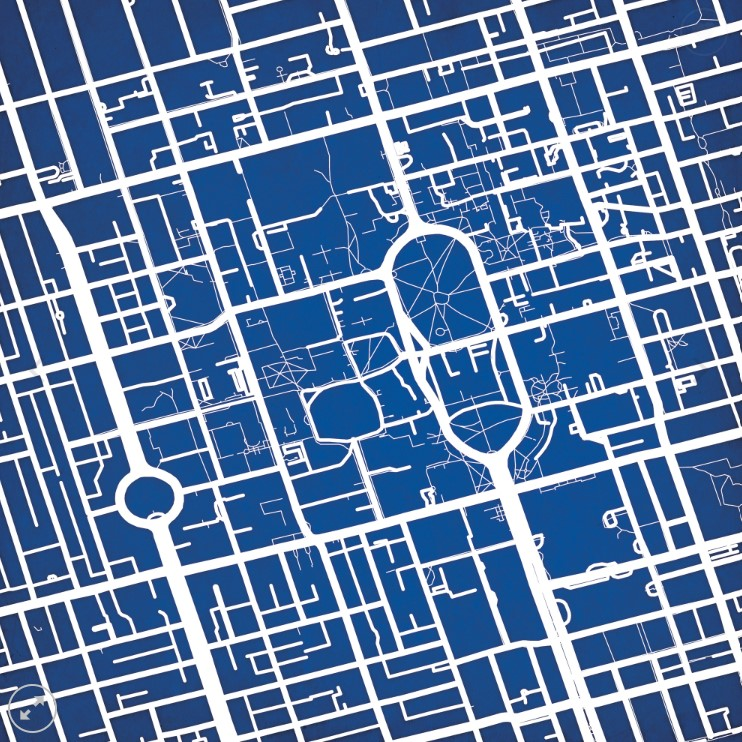
#> input picture images/map3.jpg, 742 x 742 px
$ python master.py
#> lines starting #> are read from the running program, lines starting #| are printed output that depends on the picture; after the words box and inside, x2 and y2 are one past the last pixel; in counts of white or black regions, pixels touching at a corner belong together
### imageProcess.py
import numpy as np
import cv2 as cv
import os

totalNodes = 500
sensitivityC = 0.2
friendGap = 20

def imgProc(totalNodes, sensitivityC, friendGap) -> None:
#> called with totalNodes = 500, sensitivityC = 0.2, friendGap = 20
    img = cv.imread('images/map3.jpg')
#> img is the input picture: shape (742, 742, 3); mean B, G, R 166.6, 125.7, 95.5

    def crop(img):      # CROP THE IMAGE FIRST
        if(img.shape[1] > img.shape[0]):   # width > height
            img = img[0:img.shape[0], 0:img.shape[0]]
        elif (img.shape[1] < img.shape[0]):  # height > width
            img = img[0:img.shape[1], 0:img.shape[1]]

        return img

    img = crop(img)     # resize image to fit global 742 size
    scaleFactor = int(img.shape[1]/742)
#> scaleFactor = 1
    width = int(img.shape[1] * scaleFactor)
#> width = 742
    height = int(img.shape[0] * scaleFactor)
#> height = 742

    img = cv.resize(img, (width, height), interpolation=cv.INTER_AREA)
    # rescale image to 742 x 742

    gray = gray = cv.cvtColor(img, cv.COLOR_BGR2GRAY)
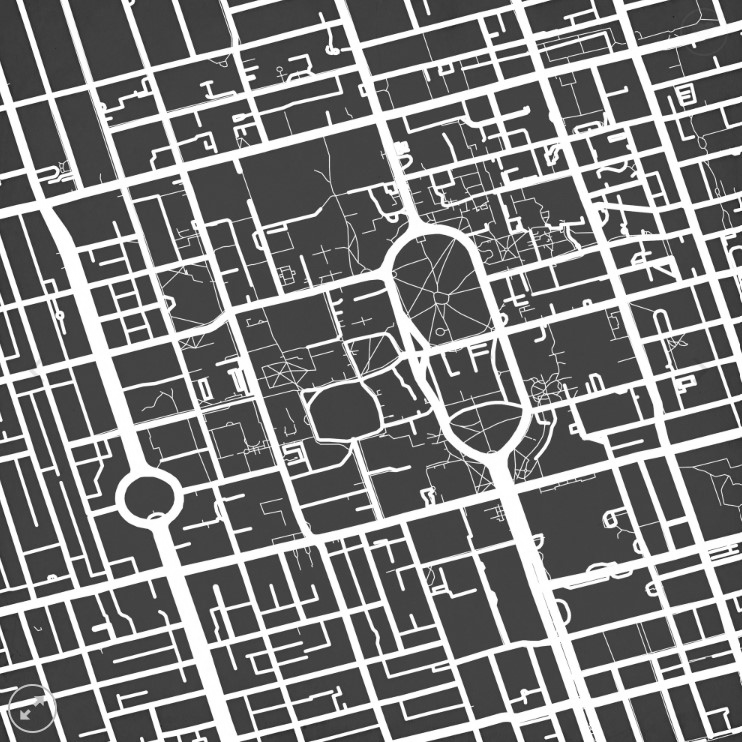
#> gray: shape (742, 742); min 29, max 255, mean 121.3
    threshold, thresh = cv.threshold(gray, 240, 255, cv.THRESH_BINARY )
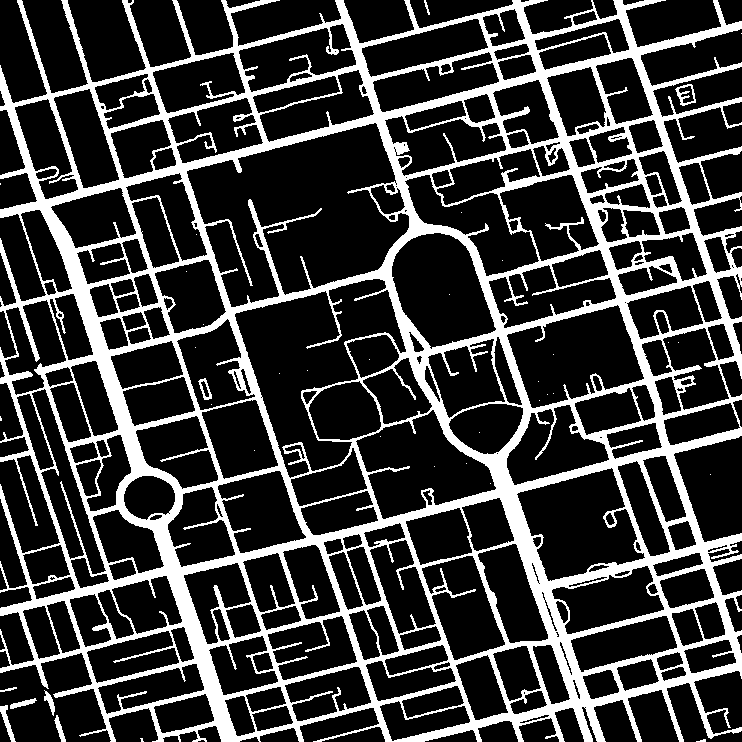
#> thresh: shape (742, 742); 23.1% white; 39 white regions (30 under 20 px), largest, box (x1, y1, x2, y2) and area: (0, 0, 742, 742) 126301, (0, 705, 16, 742) 197, (675, 84, 696, 106) 184

    blur = cv.GaussianBlur(thresh, (5,5), cv.BORDER_DEFAULT)
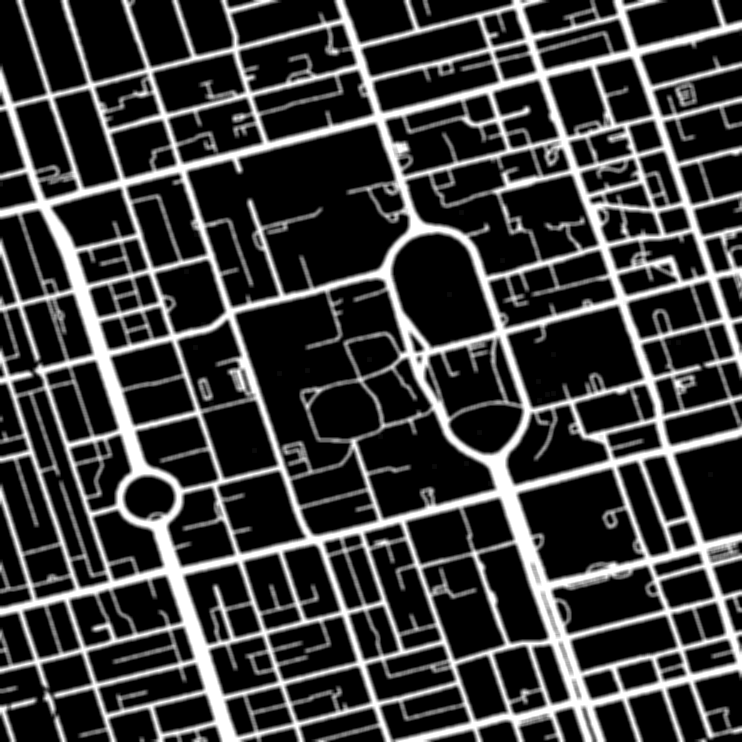
#> blur: shape (742, 742); min 0, max 255, mean 59

    # cv.imshow("blur", blur)

    corners = cv.goodFeaturesToTrack(blur, totalNodes, sensitivityC, friendGap)
#> corners = 395 rows, first 8: [239, 170], [209, 144], [388, 187], [149, 90], [596, 126], [393, 217], [239, 130], [624, 236]

    for corner in corners:
        x, y = corner.ravel()
        cv.circle(img, (int(x), int(y)), 5, (0, 0, 255), -1)
#> this loop made 395 passes
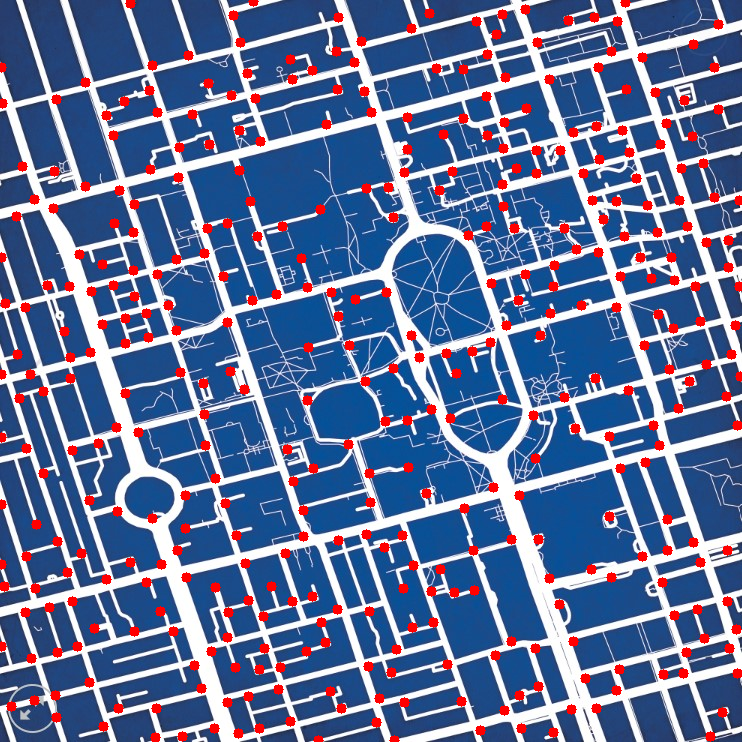
#> img: shape (742, 742, 3); 5.74% of pixels changed, all inside (x1, y1, x2, y2) = (0, 0, 742, 742)
    # cv.imshow("coordinates", img)

    newCorners = []
    for i in range(len(corners)):
        newCorners.append([corners[i][0][0], corners[i][0][1]])
#> after the loop, newCorners = 395 pairs, first value 1 to 740, second value 1 to 740

    return newCorners

    # [11 lines of commented-out code are left out]

### graphMaker.py
import math
import copy

#graph creation setttings
friendD = 10
angleTolerance = math.pi/8
calLength = 4

def distanceTwoPoints(P, Q):
    return (((P[0]-Q[0])**2 + (P[1]-Q[1])**2)**(1/2))

def insertList(L, element, elementIndex):
    length = len(L[0])

    for i in range(length-1, 0, -1):
        if L[1][i-1] < element < L[1][i]:
            L[0].insert(i, elementIndex)
            L[1].insert(i, element)
            break

    if element < L[1][0]:
            L[0].insert(0, elementIndex)
            L[1].insert(0, element)

    return [L[0][0:length], L[1][0:length]]

def makeAngle(dy, dx):
    try:
        angle = math.atan(dy/dx)
        return angle
    except:
        return math.pi/2

def weightAngles(angles, tolerance):
    adj = [[angles[0][0], angles[0][1], angles[0][2]]]
    for i in range(len(angles)):
        grouped = False
        for j in range(len(adj)):
            if abs(angles[i][1] - adj[j][1]) < (tolerance):
                grouped = True

                #assign the closer
                if adj[j][2] < angles[i][2]:
                    adj[j] = angles[i]

        if not grouped:
            adj.append(angles[i])


    return adj

def makeGraph(nodes, friendD, angleTolerance, calLength):
    # [14 lines of commented-out code are left out]

    graph = [[]]*len(nodes)

    graphrow = [9999]*len(nodes)

    for i in range(len(nodes)):
        graph[i] = copy.deepcopy(graphrow)
    ##what the fuck why is aliasing a thing this shit took like an hour to debug

    '''
    output = open('pregraph.txt', "a")

    for i in range(len(graph)):
        output.write("[")
        for j in range(len(graph[i])):
            output.write(str(graph[i][j]))
            if j != len(graph[i]):
                output.write(", ")
        output.write("]\n")

    output.close()
    '''

    for i in range(len(nodes)):

        closestFour = [["A"]*calLength, [9999]*calLength]
        closestNodes = [[], []]

        for j in range(len(nodes)):
            distances = distanceTwoPoints(nodes[i], nodes[j])
            if i != j:
                distances = distanceTwoPoints(nodes[i], nodes[j])
                #print(distances)
                if distances < friendD:
                    closestNodes[0].append(j)
                    closestNodes[1].append(distances)

            #print (i, j, distances)

        for j in range(len(nodes)):
            distances = distanceTwoPoints(nodes[i], nodes[j])
            if i != j and (distances not in closestNodes[0]):
                closestFour = insertList(closestFour, distances, j)


        angles = []
        listAdj = []
        #angles = [[index, angle, distance]]

        #print(closestNodes, closestFour)

        for k in range(len(closestNodes[0])):
            dx = nodes[i][0] - nodes[closestNodes[0][k]][0]
            dy = nodes[i][1] - nodes[closestNodes[0][k]][1]
            angles.append([closestNodes[0][k], makeAngle(dy, dx), distanceTwoPoints(nodes[i], nodes[closestNodes[0][k]])])

        for k in range(calLength):
            dx = nodes[i][0] - nodes[closestFour[0][k]][0]
            dy = nodes[i][1] - nodes[closestFour[0][k]][1]
            angles.append([closestFour[0][k], makeAngle(dy, dx), distanceTwoPoints(nodes[i], nodes[closestFour[0][k]])])

        listAdj = weightAngles(angles, angleTolerance)
        #print(listAdj)


        #add adjacency to that node for the graph
        #adjList = [[index, angle, distance]]  (same as angles)
        for j in range(len(listAdj)):
            graph[i][listAdj[j][0]] = listAdj[j][2]
            graph[listAdj[j][0]][i] = listAdj[j][2]


    #print(graph[0])

    output = open('graph.txt', "a")

    for i in range(len(graph)):
        output.write("[")
        for j in range(len(graph[i])):
            output.write(str(graph[i][j]))
            if j != len(graph[i]):
                output.write(", ")
        output.write("]\n")

    output.close()

    return graph


#weighted average stuff, not useful >:(

'''
intervals = [0]*8

for i in range(len(angles)):
    if angles[i] < 0:
        angles[i] += math.pi

    red = angles[i]

    val = 8
    while red >= 0:
        red -= math.pi/8
        val -= 1

    intervals[val] += 1

#finding the common slopes
peaks = []
prevM = intervals[0] - intervals[7]
for i in range(len(intervals) - 1):
    curM = intervals[i+1] - intervals[i]

    if prevM > 0 and curM < 0:
        peaks.append(i)

    prevM = curM

curM = intervals[0] - intervals[7]

if prevM > 0 and curM < 0:
    peaks.append(7)

#peaks is probably 2 indices

m1=((angles[peaks[0]-1]*(peaks[0]-1)*math.pi/8) + (angles[peaks[0]]*(peaks[0])*math.pi/8) + (angles[peaks[0]+1]*(peaks[0]+1)*math.pi/8))/(angles[peaks[0]-1] + angles[peaks[0]] + angles[peaks[0]+1])
m2=((angles[peaks[1]-1]*(peaks[1]-1)*math.pi/8) + (angles[peaks[1]]*(peaks[1])*math.pi/8) + (angles[peaks[1]+1]*(peaks[1]+1)*math.pi/8))/(angles[peaks[1]-1] + angles[peaks[1]] + angles[peaks[1]+1])

weightedM = [m1, m2]

'''

### pathFind.py
def pathfinder(start: int, dist: float, graph: list[list[int]]) -> list[int]:
    """Docstring"""
    half = dist / 2
    visited = set()
    visited.add(start)

    return find_path(start, half, visited, graph)[1]

def find_path(start: int, dist: float, visited: set[int], graph: list[list[int]]) -> list:
    """Docstring"""
    path = [start]
    v = visited.copy()

    best_so_far = []
    best_length = 0

    for adj in range(len(graph[start])):
        if adj in v:
            continue

        l = graph[start][adj]

        if l >= 9999:
            continue

        if abs(dist - l) > abs(dist - best_length):
            continue
        elif dist == l:
            path.append(adj)
            return (True, path)

        v.add(adj)
        res = find_path(adj, dist - l, v, graph)
        if res[0]:
            path = path + res[1]
            return (True, path)
        else:
            d = 0
            curr = start
            for step in res[1]:
                d += graph[curr][step]
                curr = step

            if abs(d - dist) < abs(best_length - dist):
                best_length = d
                best_so_far = res[1]

    path = path + best_so_far

    print(path)
    return (False, path)

### tracePath.py
import cv2 as cv

def trace(nodes, path: list[int]) -> None:
    result = cv.imread('images/map3.jpg')

    length = len(path)

    for i in range (1, length - 1):   # path to middle point
        point = nodes[path[i]]
        x, y = int(point[0]) + 2, int(point[1]) + 2
        cv.circle(result, (x, y), 5, (0, 0, 255), thickness=3)

        x, y = int(point[0]) - 2, int(point[1]) - 2

        cv.circle(result, (x, y), 5, (0, 255, 0), thickness=3)

    point0 = nodes[path[0]]     # draw line 1
    x0, y0 = int(point0[0]) + 2, int(point0[1]) + 2
    point1 = nodes[path[1]]
    x1, y1 = int(point1[0]) + 2, int(point1[1]) + 2

    cv.line(result, (x0, y0), (x1, y1), (0, 0, 255), thickness=3)

    for i in range (1, length):
        point = nodes[path[i]]
        pointPrev = nodes[path[i-1]]

        xPrev, yPrev = int(pointPrev[0]), int(pointPrev[1])
        x, y = int(point[0]) + 2, int(point[1]) + 2

        point = nodes[path[length - 1]]
        cv.circle(result, (int(point[0]), int(point[1])), 5, (0, 0, 255), thickness=3)

        cv.line(result, (xPrev, yPrev), (x, y), (0, 0, 255), thickness=3)

    point = nodes[path[0]]

    cv.circle(result, (int(point[0]), int(point[1])), 5, (0, 0, 0), thickness=3)

    cv.imshow("image", result)  # display result
    cv.imwrite('images.jpg', result)
    cv.waitKey(0)

### master.py
import graphMaker
import pathFind
import imageProcess
import tracePath
import math

maxinput = 10
starter = 75

totalNodes = 500
sensitivityC = 0.2
friendGap = 20
friendD = 30
angleTolerance = math.pi/8
calLength = 4


nodes = imageProcess.imgProc(totalNodes, sensitivityC, friendGap)
#> nodes has the same summary as newCorners in imgProc
graph = graphMaker.makeGraph(nodes, friendD, angleTolerance, calLength)
#> in makeGraph, `graph = [[]]*len(nodes)`: graph = 395 items, first 6: [], [], [], [], [], []
#> in makeGraph, `graphrow = [9999]*len(nodes)`: graphrow = 395 values from 9999 to 9999
#> after the loop in makeGraph, `for i in range(len(nodes)):`: graph = 395 items
#> the loop in makeGraph, `for i in range(len(nodes)): ` made 395 passes
#> listAdj on pass 1: [[6, 1.57, 40], [92, -0.944, 35.81], [1, 0.714, 39.7]]
path1 = pathFind.pathfinder(starter, maxinput*1000/(1375/697), graph)
#> the loop in find_path, `for adj in range(len(graph[start])):` made 395 passes
#> (printed output is left out)
#| [75, 56, 65, 47, 44, 113, 212, 32, 122, 115, 198, 108, 97, 142, 316, 112, 119, 73, 228, 76, 230, 143, 286, 303, 100, 207]
tracePath.trace(nodes, path1)
#> after the loop in trace, `for i in range (1, length - 1):`:
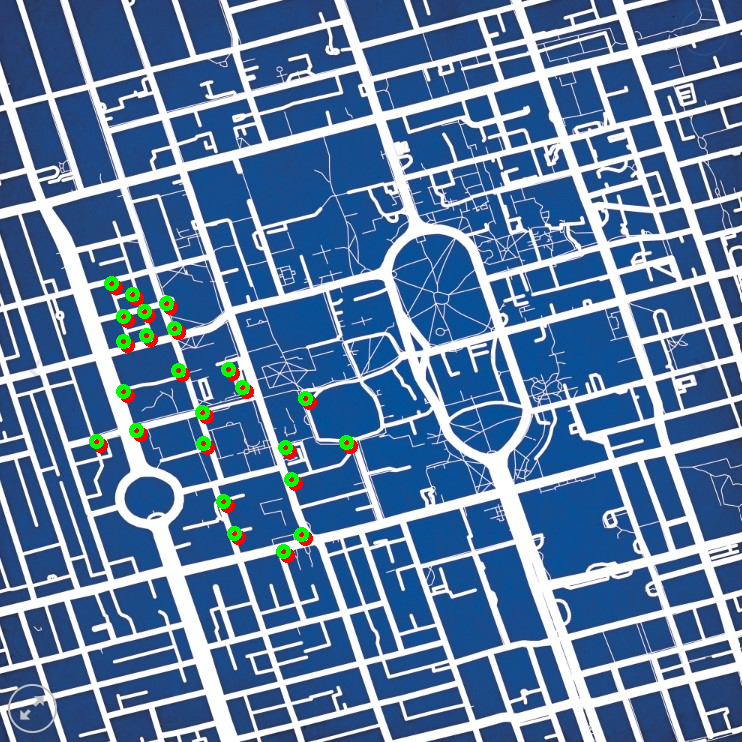
#> result: shape (742, 742, 3); 1.11% of pixels changed, all inside (x1, y1, x2, y2) = (89, 276, 358, 563)
#> in trace, `cv.line(result, (x0, y0), (x1, y1), (0, 0, 255), thickness=3)`:
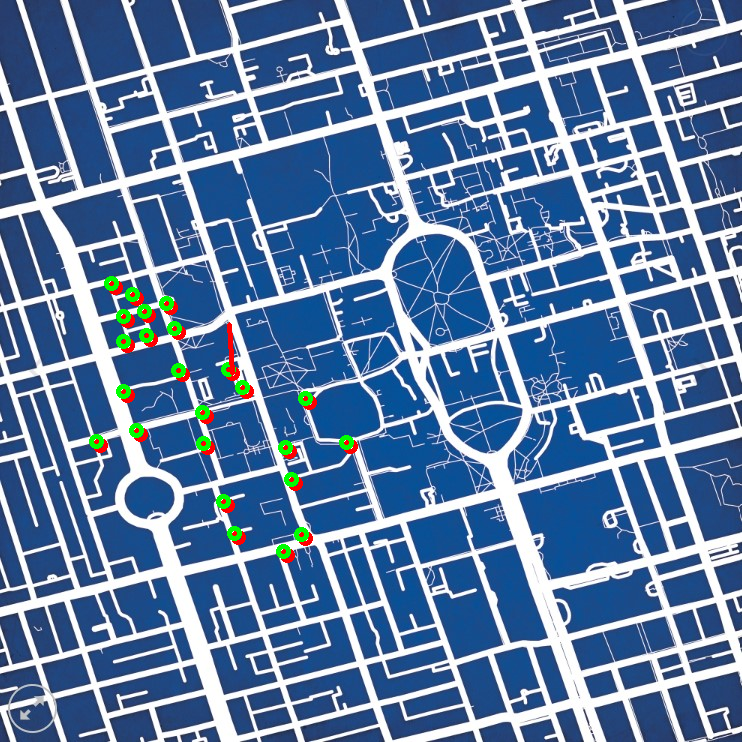
#> result: shape (742, 742, 3); 0.05% of pixels changed, all inside (x1, y1, x2, y2) = (227, 322, 235, 376)
#> after the loop in trace, `for i in range (1, length):`:
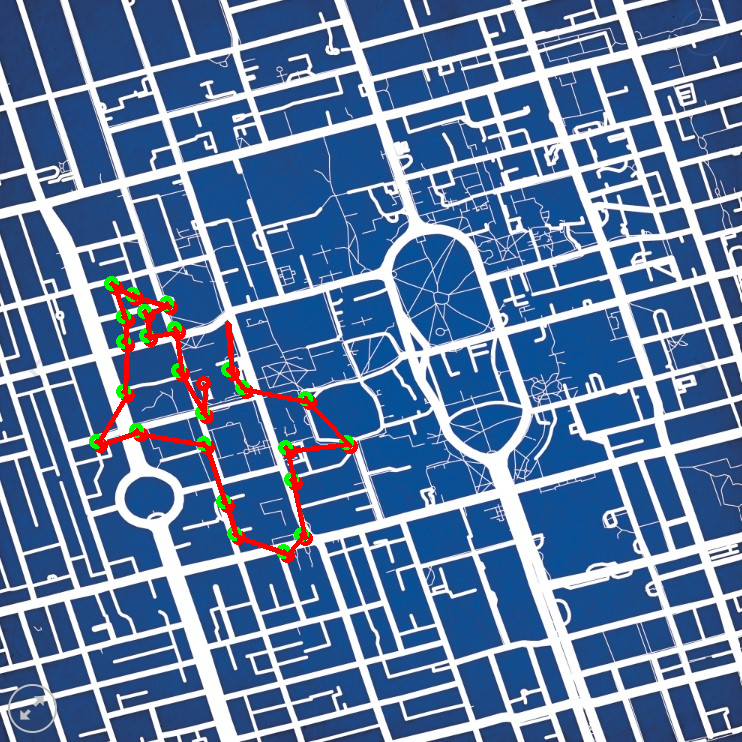
#> result: shape (742, 742, 3); 0.78% of pixels changed, all inside (x1, y1, x2, y2) = (97, 283, 353, 558)
#> in trace, `cv.circle(result, (int(point[0]), int(point[1])), 5, (0, 0, 0), thickn..`: result: shape (742, 742, 3); 0.03% of pixels changed, all inside (x1, y1, x2, y2) = (220, 315, 235, 330)
